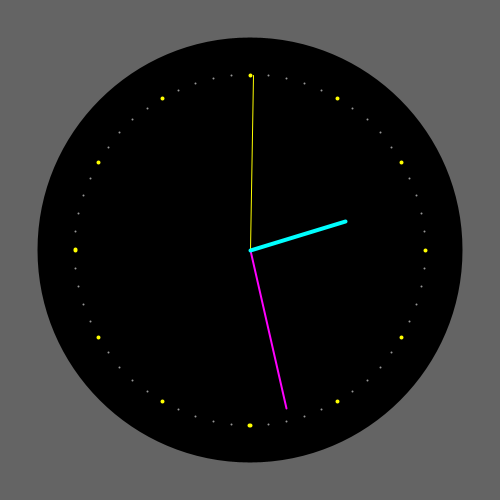
Frame 1 (no input)
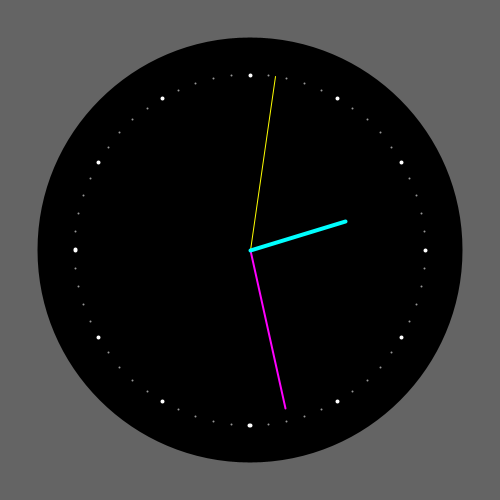
Frame 60 (the mouse pressed at the canvas centre just before this capture)
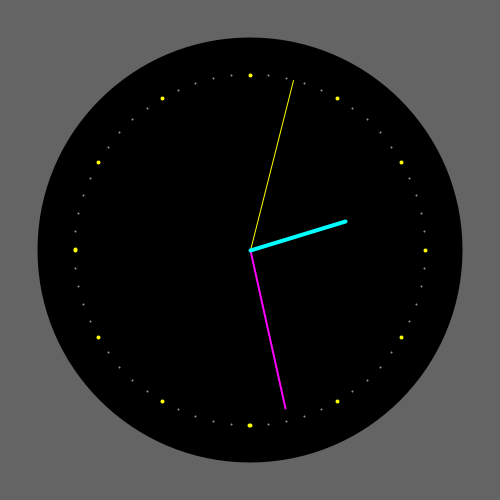
Frame 120 (the mouse held since frame 60 and released just before this capture)

The Processing sketch that drew these frames (run headless with seeded random() and noise(); from frame 60 on, the mouse is pressed at the canvas centre):

// Processing sketch: processing_173230
// ── processing_173230.pde

int cx;
int cy;
float secondsR;
float minutesR;
float hoursR;
float clockD;
float lastTime;
float count = 1000;
boolean change = false;


void setup() {
  size (500, 500);

  int radius = width/2;
  secondsR = radius *0.70;
  minutesR = radius * 0.65;
  hoursR = radius * 0.40;
  clockD = radius * 1.7;

  cx = width/2;
  cy = height/2;
}

void draw() {
  background(100);

  //clock background
  fill(0);
  noStroke();
  ellipse(cx, cy, clockD, clockD);

  float s = map(millis(), 0, 60000, 0, TWO_PI) - HALF_PI;
  float m = map(minute() + norm(second(), 0, 60), 0, 60, 0, TWO_PI) - HALF_PI; 
  float h = map(hour() + norm(minute(), 0, 60), 0, 24, 0, TWO_PI * 2) - HALF_PI;

  //seconds hand
  stroke(255, 255, 0);
  strokeWeight(1);
  line(cx, cy, cx + cos(s) * secondsR, cy + sin(s) * secondsR);
  //minutes hand
  stroke(255, 0, 255);
  strokeWeight(2);
  line(cx, cy, cx + cos(m) * minutesR, cy + sin(m) * minutesR);
  //hours hand
  stroke(0, 255, 255);
  strokeWeight(4);
  line(cx, cy, cx + cos(h) * hoursR, cy + sin(h) * hoursR);


  //minute and second marks
  stroke(150);
  strokeWeight(2);
  beginShape(POINTS);
  for (int a = 0; a < 360; a+=6) {
    float angle = radians(a);
    float x = cx + cos(angle) * secondsR;
    float y = cy + sin(angle) * secondsR;
    vertex(x, y);
  }
  endShape();

  //hour marks
    if (change) {
    stroke(255);
  } else stroke(255,255,0);

  if (millis() > lastTime + count) {
    change = !change;
    lastTime = millis();
  }
  
  strokeWeight(4);
  beginShape(POINTS);
  for (int a = 0; a < 360; a+=30) {
    float angle = radians(a);
    float x = cx + cos(angle) * secondsR;
    float y = cy + sin(angle) * secondsR;
    vertex(x, y);
  }
  endShape();
}
